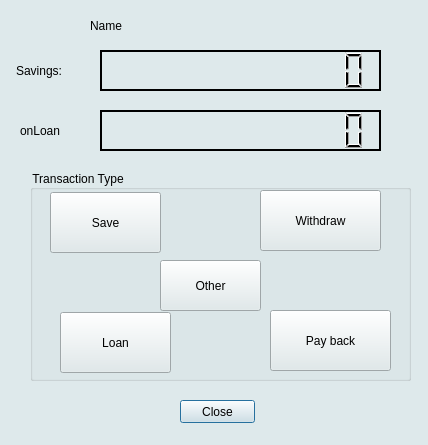
<?xml version="1.0" encoding="UTF-8"?>
<ui version="4.0">
 <class>Transaction</class>
 <widget class="QDialog" name="Transaction">
  <property name="geometry">
   <rect>
    <x>0</x>
    <y>0</y>
    <width>428</width>
    <height>445</height>
   </rect>
  </property>
  <property name="windowTitle">
   <string>Transaction</string>
  </property>
  <property name="styleSheet">
   <string notr="true">background-color: rgb(222, 233, 235);
font: 9pt &quot;Courier&quot;;</string>
  </property>
  <widget class="QPushButton" name="pushButton">
   <property name="geometry">
    <rect>
     <x>180</x>
     <y>400</y>
     <width>75</width>
     <height>23</height>
    </rect>
   </property>
   <property name="text">
    <string>Close</string>
   </property>
  </widget>
  <widget class="QLabel" name="savingsLabel">
   <property name="geometry">
    <rect>
     <x>16</x>
     <y>50</y>
     <width>81</width>
     <height>41</height>
    </rect>
   </property>
   <property name="text">
    <string>Savings:</string>
   </property>
  </widget>
  <widget class="QLabel" name="loanLabel">
   <property name="geometry">
    <rect>
     <x>20</x>
     <y>110</y>
     <width>71</width>
     <height>41</height>
    </rect>
   </property>
   <property name="text">
    <string>onLoan</string>
   </property>
  </widget>
  <widget class="QGroupBox" name="groupBox">
   <property name="geometry">
    <rect>
     <x>30</x>
     <y>170</y>
     <width>381</width>
     <height>211</height>
    </rect>
   </property>
   <property name="styleSheet">
    <string notr="true"/>
   </property>
   <property name="title">
    <string>Transaction Type</string>
   </property>
   <widget class="QPushButton" name="saveButton">
    <property name="geometry">
     <rect>
      <x>20</x>
      <y>22</y>
      <width>111</width>
      <height>61</height>
     </rect>
    </property>
    <property name="styleSheet">
     <string notr="true">font: 8pt &quot;Courier&quot;;
</string>
    </property>
    <property name="text">
     <string>Save</string>
    </property>
   </widget>
   <widget class="QPushButton" name="witthdrawButton">
    <property name="geometry">
     <rect>
      <x>230</x>
      <y>20</y>
      <width>121</width>
      <height>61</height>
     </rect>
    </property>
    <property name="styleSheet">
     <string notr="true">font: 8pt &quot;Courier&quot;;</string>
    </property>
    <property name="text">
     <string>Withdraw</string>
    </property>
   </widget>
   <widget class="QPushButton" name="loanButton">
    <property name="geometry">
     <rect>
      <x>30</x>
      <y>142</y>
      <width>111</width>
      <height>61</height>
     </rect>
    </property>
    <property name="text">
     <string>Loan</string>
    </property>
   </widget>
   <widget class="QPushButton" name="payBackButton">
    <property name="geometry">
     <rect>
      <x>240</x>
      <y>140</y>
      <width>121</width>
      <height>61</height>
     </rect>
    </property>
    <property name="text">
     <string>Pay back</string>
    </property>
   </widget>
   <widget class="QPushButton" name="otherButton">
    <property name="geometry">
     <rect>
      <x>130</x>
      <y>90</y>
      <width>101</width>
      <height>51</height>
     </rect>
    </property>
    <property name="text">
     <string>Other</string>
    </property>
   </widget>
  </widget>
  <widget class="QLCDNumber" name="savingLcd">
   <property name="geometry">
    <rect>
     <x>100</x>
     <y>50</y>
     <width>281</width>
     <height>41</height>
    </rect>
   </property>
   <property name="frameShape">
    <enum>QFrame::WinPanel</enum>
   </property>
   <property name="frameShadow">
    <enum>QFrame::Plain</enum>
   </property>
   <property name="smallDecimalPoint">
    <bool>true</bool>
   </property>
   <property name="digitCount">
    <number>11</number>
   </property>
  </widget>
  <widget class="QLCDNumber" name="loanLcd">
   <property name="geometry">
    <rect>
     <x>100</x>
     <y>110</y>
     <width>281</width>
     <height>41</height>
    </rect>
   </property>
   <property name="frameShape">
    <enum>QFrame::WinPanel</enum>
   </property>
   <property name="frameShadow">
    <enum>QFrame::Plain</enum>
   </property>
   <property name="smallDecimalPoint">
    <bool>true</bool>
   </property>
   <property name="digitCount">
    <number>11</number>
   </property>
  </widget>
  <widget class="QLabel" name="nameLable">
   <property name="geometry">
    <rect>
     <x>90</x>
     <y>10</y>
     <width>231</width>
     <height>31</height>
    </rect>
   </property>
   <property name="text">
    <string>Name</string>
   </property>
  </widget>
 </widget>
 <layoutdefault spacing="6" margin="11"/>
 <resources/>
 <connections>
  <connection>
   <sender>pushButton</sender>
   <signal>clicked()</signal>
   <receiver>Transaction</receiver>
   <slot>close()</slot>
   <hints>
    <hint type="sourcelabel">
     <x>200</x>
     <y>412</y>
    </hint>
    <hint type="destinationlabel">
     <x>324</x>
     <y>418</y>
    </hint>
   </hints>
  </connection>
 </connections>
</ui>
